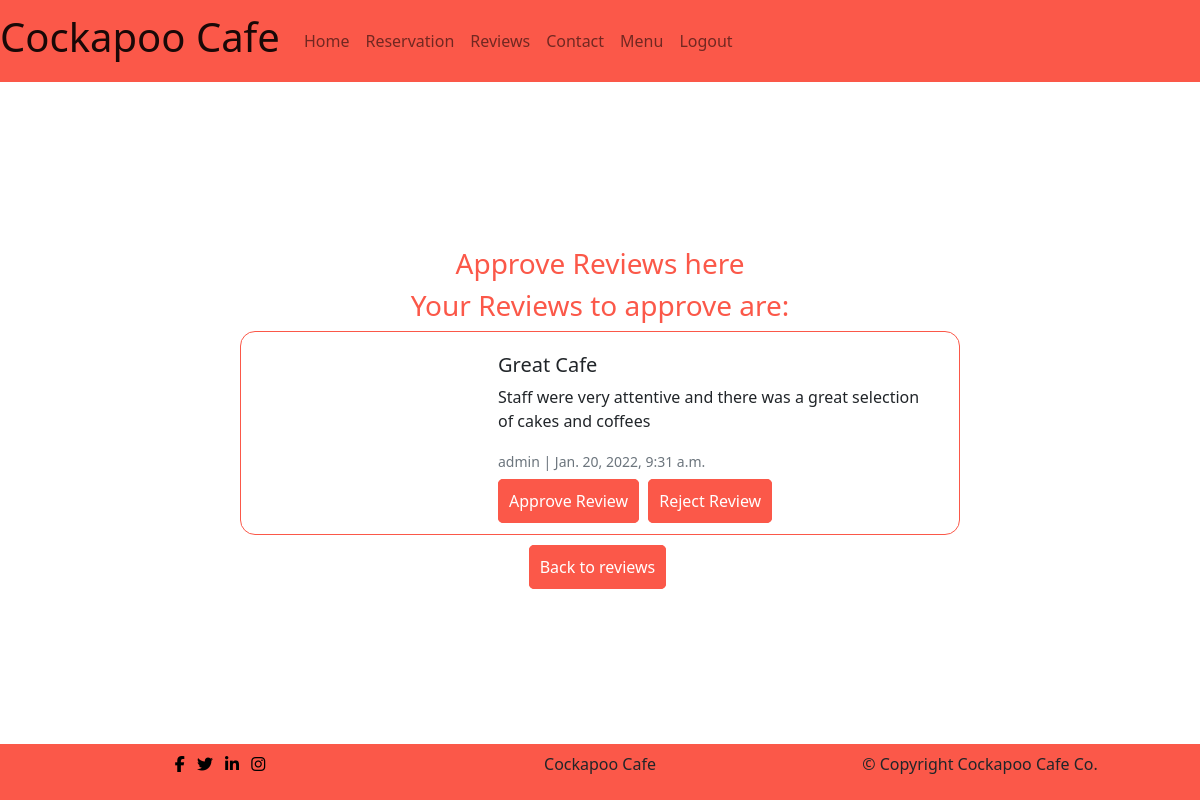
Page /review/manage_review/ (signed in) on the earlier database version.
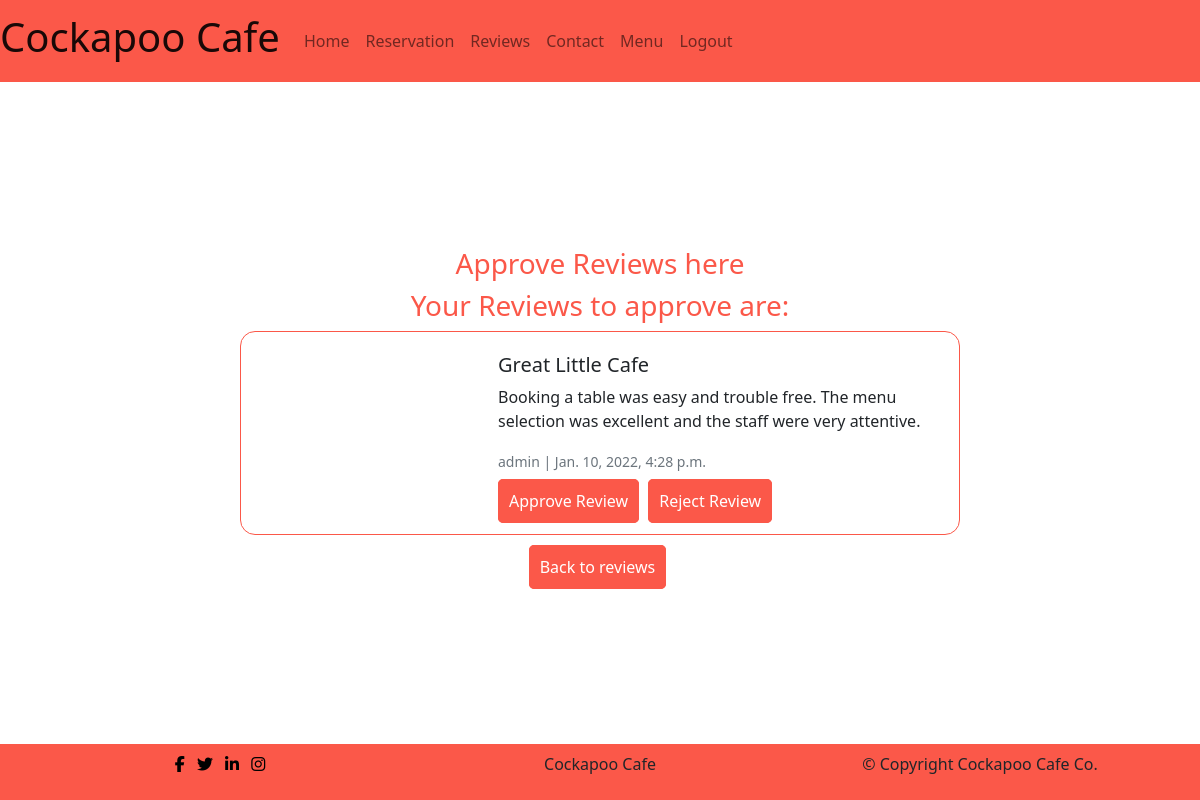
Same page on the later database version.
### review/models.py (models this page shows, shortened)
class Review(models.Model):
    author = models.ForeignKey(
        User, on_delete=models.CASCADE, related_name="User"
    )
    title = models.CharField(max_length=200, default='no_title', null=True,
                             blank=True)
    body = models.TextField()
    image = CloudinaryField('image', default='review_placeholder')
    created_on = models.DateTimeField(auto_now_add=True)
    updated_on = models.DateTimeField(auto_now=True)
    status = models.IntegerField(choices=STATUS, default=0)
    approved = models.BooleanField(default=False)
    likes = models.ManyToManyField(User, related_name='reviews', blank=True)
    class Meta:
        ordering = ["created_on"]

### review/views.py (the view)
# urls.py: path('manage_review/', views.ManageReviewList.as_view(),
class ManageReviewList(generic.ListView):
    model = Review
    queryset = Review.objects.filter(status=0).order_by('-created_on')
    template_name = 'review/manage_reviews.html'

### review/templates/review/manage_reviews.html (shortened to what this page needs)
{% extends 'base.html' %}
{% load static%}
{% block content %}
  <div class=" container no-reservation-text">
    <h3>Approve Reviews here</h3>
    <h3>Your Reviews to approve are:</h3>
  </div>
  {% if request.user.is_superuser %}
    {% for review in review_list %}
        <div class="card mb-0 col-8 review">
          <div class="row g-0">
            <div class="col-md-4">
            </div>
            <div class="col-md-8">
              <div class="card-body">
                <h5 class="card-title">{{ review.title }}</h5>
                <p class="card-text">{{ review.body }}</p>
                <p class="card-text"><small class="text-muted">{{ review.author }} | {{ review.created_on }}</small></p>
                <a href="{% url 'approved_review' review.id %}" class="menu-btn">Approve Review</a>
                <a href="{% url 'delete_review' review.id %}" class="menu-btn">Reject Review</a>
              </div>
            </div>
          </div>
        </div>
    {% endfor %}
  {% endif %}
  <p id="make-reservation-btn"><a class="menu-btn" href="{% url 'review' %}">Back to reviews</a></p>
{% endblock %}

Differences in the rows shown:
no longer on this page (row edited): Review: title "Great Cafe", body "Staff were very attentive and there was a great selection of cakes and coffees", author "admin", created_on "Jan. 20, 2022, 9:31 a.m."
now on this page (row edited): Review: title "Great Little Cafe", body "Booking a table was easy and trouble free. The menu selection was excellent and the staff were very attentive.", author "admin", created_on "Jan. 10, 2022, 4:28 p.m."
